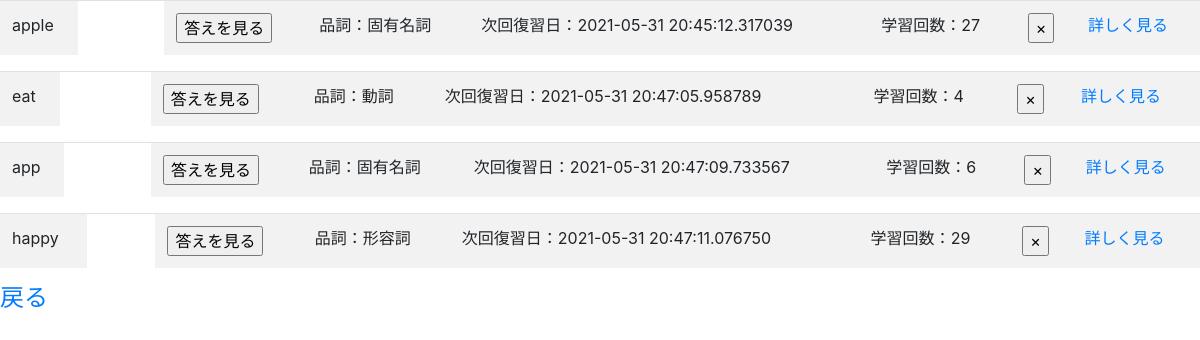
Page /allstudying (signed in) on the earlier database version.
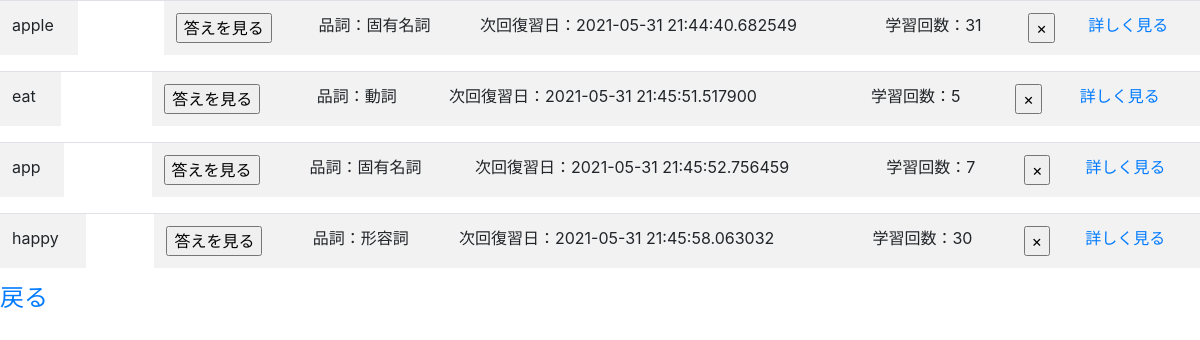
Same page on the later database version.
### models/models.py (models this page shows, shortened)
class List(Base):
    __tablename__ = 'lists'
    id = Column(Integer, primary_key=True)
    userid = Column(String(128))
    front = Column(String(128))
    back = Column(String(128))
    partofspeech = Column(Text)
    memo = Column(Text)
    sumcount = Column(Integer)
    count = Column(Integer)
    date = Column(DateTime, default=datetime.today())

### app/app.py (the view)
@app.route("/allstudying")
def allstudying():
    if "user_name" in session:
        name = session["user_name"]
        studyALL = List.query.filter_by(userid=name).order_by(List.date.asc())
        return render_template("allstudying.html",studyALL=studyALL)
    else:
        return redirect(url_for("top",status="logout"))

### app/templates/allstudying.html (shortened to what this page needs)
{% extends "layout.html" %}
{% block time %}
<div class="table-responsive">
    {% for studyone in studyALL %}
    <table class="table table-striped">
        <tr>
            <td>{{studyone.front}}</td>
            <td>
                <input type="button" value="答えを見る" onclick="clickBtn('{{studyone.id}}')" />
            </td>
            <td>品詞：{{studyone.partofspeech}}</td>
            <td>次回復習日：{{studyone.date}}</td>
            <td>学習回数：{{studyone.sumcount}}</td>
            <td>
                <form action="/repeats_allstudying/{{studyone.id}}" method="post" name="repeats_allstudying">
                    <input type="submit" name="repeats_allstudying" value="×">
                </form>
            </td>
            <td>
                <a class="pronounce" href="/pronounce/{{studyone.id}}">詳しく見る</a>
            </td>
        </tr>
    </table>
    {% endfor %}
</div>
<h4><a class="new" href="/index">戻る</a></h4>
{% endblock %}

Differences in the rows shown:
changed List "apple": date "2021-05-31 20:45:12.317039" → "2021-05-31 21:44:40.682549"; sumcount "27" → "31"
changed List "eat": date "2021-05-31 20:47:05.958789" → "2021-05-31 21:45:51.517900"; sumcount "4" → "5"
changed List "app": date "2021-05-31 20:47:09.733567" → "2021-05-31 21:45:52.756459"; sumcount "6" → "7"
changed List "happy": date "2021-05-31 20:47:11.076750" → "2021-05-31 21:45:58.063032"; sumcount "29" → "30"
